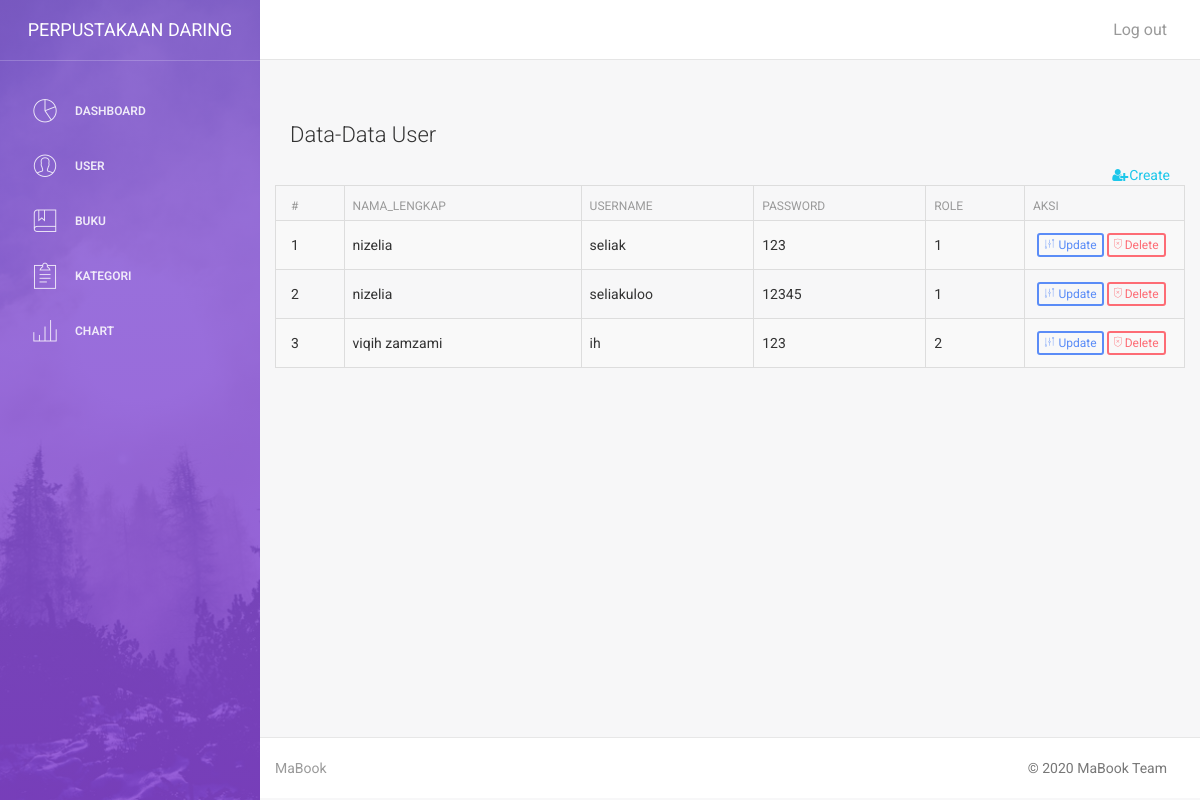
The page /index.php/user on the database as committed earlier.
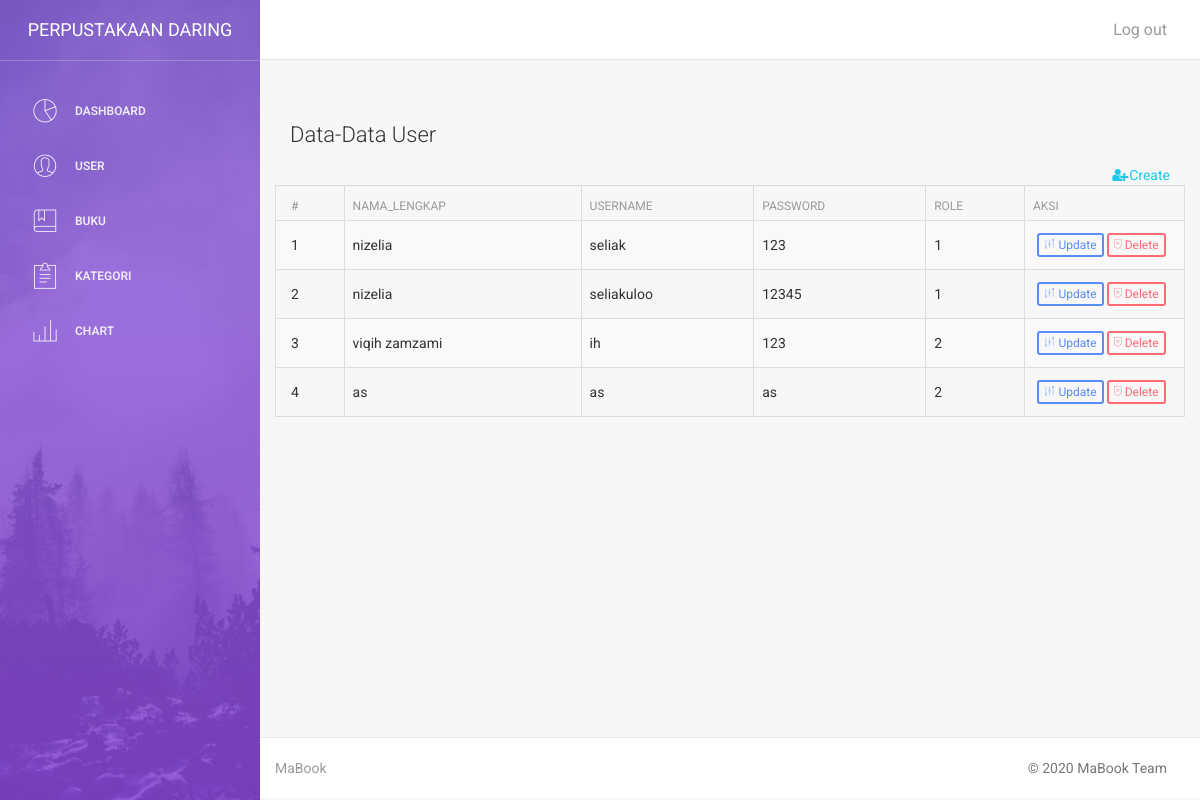
The same page on the database as committed later.
### tables this page shows
CREATE TABLE `daftar_user` (
  `user_id` int(10) NOT NULL,
  `Nama_lengkap` varchar(30) NOT NULL,
  `Username` varchar(30) NOT NULL,
  `Password` varchar(30) NOT NULL,
  `id_akses` int(11) NOT NULL
);

### application/controllers/User.php (called while the page is built, shortened)
<?php
class User extends CI_Controller{
    public function index()
    {
        $data['query'] = $this->user_m->get();
        $this->load->view('system_view/user/user_data',$data);
    }
}

### index.php (called while the page is built, shortened)
<?php
require_once BASEPATH.'core/CodeIgniter.php';

### application/models/User_m.php (called while the page is built, shortened)
<?php
class User_m extends CI_Model{
    public function get($id = null)
    {
        $this->db->from('daftar_user');
        $query = $this->db->get();
        return $query;
    }
}

### application/views/system_view/user/user_data.php (the view, shortened to what this page needs)
<?php $this->load->view('page/header'); ?>
<link rel="stylesheet" type="text/css" href="https://cdn.datatables.net/v/bs/jq-3.2.1/dt-1.10.16/r-2.2.1/datatables.min.css"/>
<?php $this->load->view('page/sidebar'); ?>
<?php $this->load->view('page/navbar'); ?>
<div class="content">
                <div class="container-fluid">
                    <div class="row">
                        <div class="col-md-12">
                            <div class="card card-plain table-plain-bg">
                                <div class="card-header ">
                                    <h4 class="card-title">Data-Data User</h4>
                                    <div class="pull-right">
                                        <a href="<?=site_url('user/add')?>" clas="btn btn-primary btn-flat">
                                            <i class="fa fa-user-plus"></i>Create
                                        </a>
                                    </div>
                                </div>
                                <div class="card-body table-full-width table-responsive">
                                    <table class="table table-bordered table-striped">
                                        <thead>
                                            <th>#</th>
                                            <th>Nama_lengkap</th>
                                            <th>Username</th>
                                            <th>Password</th>
                                            <th>Role</th>
                                            <th>Aksi</th>
                                        </thead>
                                        <tbody>
                                            <?php $no = 1;
                                            foreach($query->result() as $key => $data) { ?>
                                            <tr>
                                                <td><?=$no++?></td>
                                                <td><?=$data->Nama_lengkap?></td>
                                                <td><?=$data->Username?></td>
                                                <td><?=$data->Password?></td>
                                                <td><?=$data->id_akses?></td>
                                                <td class="text-center" width="160px">
                                                <form action="<?=site_url('user/del')?>" method="post">
                                                <a href="<?=site_url('user/edit/'.$data->user_id)?>" class="btn btn-primary btn-xs" >
                                                        <i class="pe-7s-edit"></i> Update</a>
                                                    <button type="submit" class="btn btn-danger btn-xs" onclick="return hapus_confirm()">
                                                        <i class="pe-7s-shield"></i> Delete</a>
                                                    </button>
                                                </form>
                                                </td>
                                            </tr>
                                            <?php
                                            } ?>
                                        </tbody>
                                    </table>
                                </div>
                            </div>
                        </div>
                    </div>
                </div>
            </div>
        <?php $this->load->view('page/footer'); ?>
</body>
</html>

### application/views/page/header.php (shortened to what this page needs)
<!doctype html>
<html lang="en">
<head>
    <link href="<?php echo base_url('assets/css/bootstrap.min.css'); ?>" rel="stylesheet" />
    <link href="<?php echo base_url('assets/css/animate.min.css'); ?>" rel="stylesheet"/>
    <link href="<?php echo base_url('assets/css/light-bootstrap-dashboard.css?v=1.4.0'); ?>" rel="stylesheet"/>
    <link href="<?php echo base_url('assets/css/demo.css'); ?>" rel="stylesheet" />
    <link rel="stylesheet" href="//code.jquery.com/ui/1.12.1/themes/base/jquery-ui.css">
    <link href="http://maxcdn.bootstrapcdn.com/font-awesome/4.2.0/css/font-awesome.min.css" rel="stylesheet">
    <link href="<?php echo base_url('assets/css/pe-icon-7-stroke.css'); ?>" rel="stylesheet" />
</head>
<body>

### application/views/page/sidebar.php
<div class="wrapper">
    <div class="sidebar" data-color="purple" data-image="<?php echo base_url('assets/img/sidebar-5.jpg'); ?>">
    	<div class="sidebar-wrapper">
            <div class="logo">
                <a href="#" class="simple-text">
                    PERPUSTAKAAN DARING
                </a>
            </div>
            <ul class="nav">
                <li>
                <a href="<?php echo site_url('dash'); ?>">
                        <i class="pe-7s-graph"></i>
                        <p>Dashboard</p>
                    </a>
                </li>
                <li>
                    <a href="<?php echo site_url('user'); ?>">
                        <i class="pe-7s-user"></i>
                        <p>User</p>
                    </a>
                </li>
                <li>
                    <a href="<?php echo site_url('upload'); ?>">
                        <i class="pe-7s-notebook"></i>
                        <p>BUKU</p>
                    </a>
                </li>
                <li>
                    <a href="<?php echo site_url('kategori'); ?>">
                        <i class="pe-7s-note2"></i>
                        <p>KATEGORI</p>
                    </a>
                </li>
                <li>
                    <a href="<?php echo site_url('chart'); ?>">
                        <i class="pe-7s-graph3"></i>
                        <p>Chart</p>
                    </a>
                </li>
            </ul>
    	</div>
    </div>

### application/views/page/navbar.php (shortened to what this page needs)
<div class="main-panel">
        <nav class="navbar navbar-default navbar-fixed">
            <div class="container-fluid">
                <div class="collapse navbar-collapse">
                    <ul class="nav navbar-nav navbar-left">
                        <li>
                        <a></a>
                        </li>
                        <li class="dropdown">
                              <a href="#" class="dropdown-toggle" data-toggle="dropdown">
                              </a>
                        </li>
                    </ul>
                   <ul class="nav navbar-nav navbar-right">
                        <li>
                            <a href="<?php echo base_url('auth/logout');?>">
                                <p>Log out</p>
                            </a>
                        </li>
                    </ul>
                </div>
            </div>
        </nav>

### application/views/page/footer.php
<footer class="footer">
            <div class="container-fluid">
                <nav class="pull-left">
                    <ul>
                        <li>
                            <a href="#">
                                MaBook
                            </a>
                        </li>
                    </ul>
                </nav>
                <p class="copyright pull-right">
                    &copy; <script>document.write(new Date().getFullYear())</script> MaBook Team
                </p>
            </div>
        </footer>
    </div>
</div>

Rows that differ between the two databases and show on the page:
added daftar_user: Nama_lengkap "as", Username "as", Password "as", id_akses "2"
